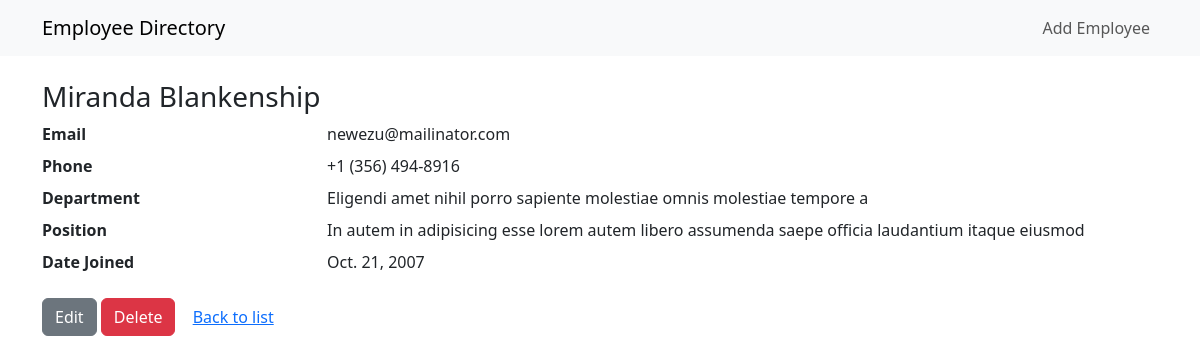
/1/, run on the app's committed database.
### employees/models.py (models this page shows)
class Employee(models.Model):
    first_name = models.CharField(max_length=50)
    last_name = models.CharField(max_length=50)
    email = models.EmailField(unique=True)
    phone = models.CharField(max_length=20, blank=True, null=True)
    department = models.CharField(max_length=100, blank=True)
    position = models.CharField(max_length=100, blank=True)
    date_joined = models.DateField(blank=True, null=True)
    def __str__(self):
        return f"{self.first_name} {self.last_name}"

### employees/views.py (the view)
# urls.py: path('<int:pk>/', views.EmployeeDetailView.as_view(), name='detail'),
class EmployeeDetailView(DetailView):
    model = Employee
    template_name = 'employees/employee_detail.html'
    context_object_name = 'employee'

### employees/templates/employees/employee_detail.html (shortened to what this page needs)
{% extends 'employees/base.html' %}
{% block content %}
<h1 class="h3">{{ employee.first_name }} {{ employee.last_name }}</h1>
<dl class="row">
    <dt class="col-sm-3">Email</dt>
    <dd class="col-sm-9">{{ employee.email }}</dd>
    <dt class="col-sm-3">Phone</dt>
    <dd class="col-sm-9">{{ employee.phone }}</dd>
    <dt class="col-sm-3">Department</dt>
    <dd class="col-sm-9">{{ employee.department }}</dd>
    <dt class="col-sm-3">Position</dt>
    <dd class="col-sm-9">{{ employee.position }}</dd>
    <dt class="col-sm-3">Date Joined</dt>
    <dd class="col-sm-9">{{ employee.date_joined }}</dd>
</dl>
<a class="btn btn-secondary" href="{% url 'employees:edit' employee.pk %}">Edit</a>
<a class="btn btn-danger" href="{% url 'employees:delete' employee.pk %}">Delete</a>
<a class="btn btn-link" href="{% url 'employees:list' %}">Back to list</a>
{% endblock %}

### data on the page
Employee: first_name "Miranda", last_name "Blankenship", email "newezu@mailinator.com", phone "+1 (356) 494-8916", department "Eligendi amet nihil porro sapiente molestiae omnis molestiae tempore a", position "In autem in adipisicing esse lorem autem libero assumenda saepe officia laudantium itaque eiusmod", date_joined "Oct. 21, 2007"
